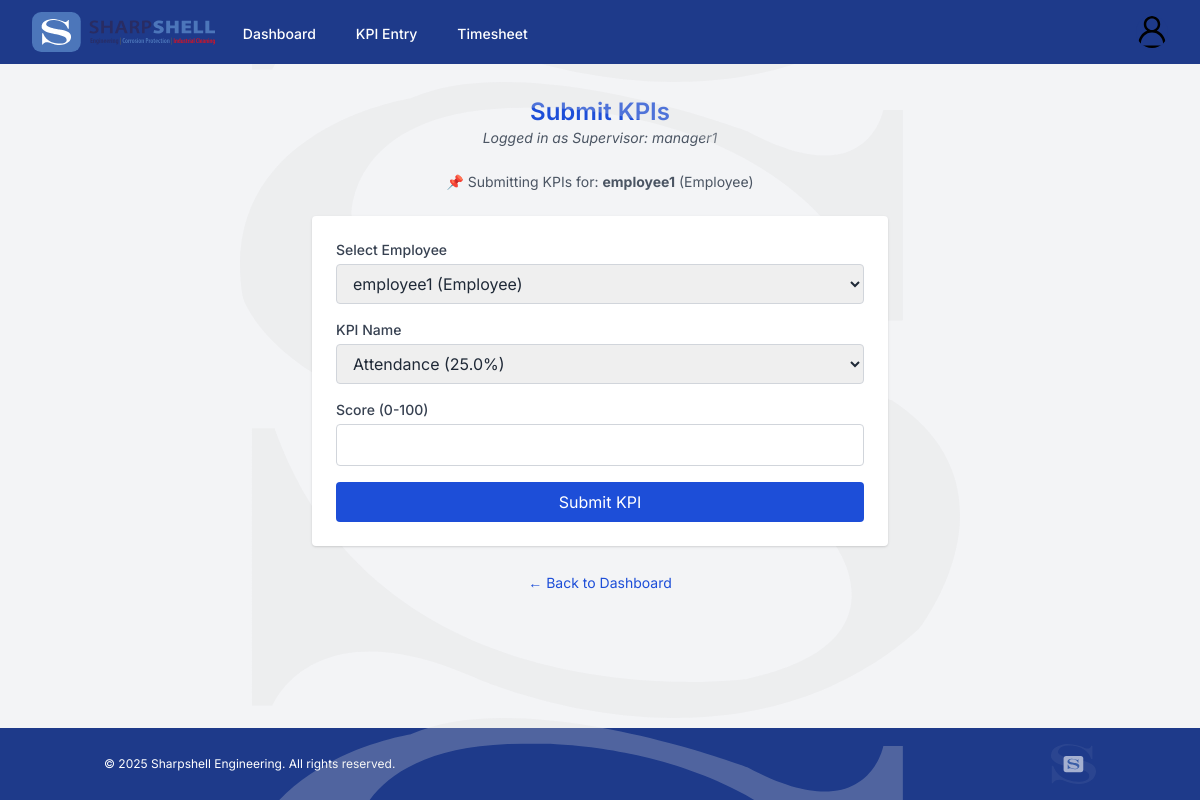
/kpi (signed in), run on the app's committed database.
### app/models.py (models this page shows)
class User(db.Model, UserMixin):
    id = db.Column(db.Integer, primary_key=True)
    username = db.Column(db.String(150), nullable=False, unique=True)
    password = db.Column(db.String(150), nullable=False)
    role = db.Column(db.String(50), nullable=False)  # 'admin', 'supervisor', 'employee', etc.

### app/routes.py (the view, shortened to what this page needs)
@main.route('/kpi', methods=['GET', 'POST'])
def kpi_entry():
    if 'user_id' not in session:
        return redirect(url_for('main.login'))
    role = session.get('role')
    user_id = session['user_id']
    username = session.get('username')
    is_supervisor = role in ['supervisor', 'hr', 'senior manager', 'admin']
    employees = []
    selected_user = None
    kpi_configs = []
    message = ""
    if is_supervisor:
        employees = User.query.filter(User.role.notin_(['admin', 'hr', 'supervisor'])).all()
        if request.method == 'POST' and 'employee_id' in request.form:
            selected_user_id = int(request.form.get('employee_id'))
            selected_user = User.query.get(selected_user_id)
        elif employees:
            selected_user = employees[0]  # default selection on GET if list not empty
    else:
        selected_user = User.query.get(user_id)
    if not selected_user:
        return render_template('error.html', message="❌ No employee selected or available."), 400
    selected_role = selected_user.role.lower()
    kpi_configs = KPIConfig.query.filter_by(role=selected_role).all()
    if not kpi_configs:
        return render_template('error.html', message=f"❌ No KPI configuration found for role: {selected_role}"), 400
    return render_template(
        'kpi.html',
        message=message,
        kpi_options={cfg.kpi_name: cfg.weight for cfg in kpi_configs},
        employees=employees,
        is_supervisor=is_supervisor,
        selected_user=selected_user
    )

### app/__init__.py (called while the page is built)
def create_app():
    app = Flask(__name__)
    app.secret_key = 'your-secret-key'
    base_dir = os.path.abspath(os.path.dirname(__file__))  # app/
    db_path = os.path.join(base_dir, '..', 'database', 'pms.sqlite')
    app.config['SQLALCHEMY_DATABASE_URI'] = f"sqlite:///{db_path}"
    app.config['SQLALCHEMY_TRACK_MODIFICATIONS'] = False
    app.jinja_env.globals.update(now=datetime.now)
    app.jinja_env.globals['now'] = datetime.utcnow
    @app.context_processor
    def inject_datetime():
        return {'datetime': datetime}
    db.init_app(app)
    Migrate(app, db)
    login_manager.init_app(app)
    login_manager.login_view = 'main.login'
    login_manager.login_message = "Please log in to access this page."
    app.register_blueprint(main_blueprint)
    return app

### app/templates/kpi.html (shortened to what this page needs)
{% extends 'base.html' %}
{% block content %}
<div class="text-center mb-6">
  <h2 class="text-2xl font-semibold text-blue-700">Submit KPIs<br></h2>
  {% if is_supervisor %}
    <p class="text-sm text-gray-600"><em>Logged in as Supervisor: {{ session['username'] }}</em><br><br></p>
    {% if selected_user %}
      <p class="text-gray-600 text-sm mt-1">📌 Submitting KPIs for: <strong>{{ selected_user.username }}</strong> ({{ selected_user.role|title }})</p>
    {% endif %}
  {% endif %}
</div>
<div class="max-w-xl mx-auto bg-white p-6 rounded shadow relative z-10">
  <form method="POST" class="space-y-4">
    {% if is_supervisor %}
      <div>
        <label for="employee_id" class="block text-sm font-medium text-gray-700">Select Employee</label>
        <select name="employee_id" id="employee_id" class="mt-1 block w-full border border-gray-300 rounded px-3 py-2">
          {% for emp in employees %}
            <option value="{{ emp.id }}" {% if selected_user and emp.id == selected_user.id %}selected{% endif %}>
              {{ emp.username }} ({{ emp.role|title }})
            </option>
          {% endfor %}
        </select>
      </div>
    {% endif %}
    <div>
      <label for="kpi_name" class="block text-sm font-medium text-gray-700">KPI Name</label>
      <select name="kpi_name" id="kpi_name" required class="mt-1 block w-full border border-gray-300 rounded px-3 py-2">
        {% for kpi, weight in kpi_options.items() %}
          <option value="{{ kpi }}">{{ kpi }} ({{ weight * 100 }}%)</option>
        {% endfor %}
      </select>
    </div>
    <div>
      <label for="score" class="block text-sm font-medium text-gray-700">Score (0-100)</label>
      <input type="number" name="score" id="score" min="0" max="100" required
             class="mt-1 block w-full border border-gray-300 rounded px-3 py-2">
    </div>
    <button type="submit" class="w-full bg-blue-700 text-white py-2 rounded hover:bg-blue-900">
      Submit KPI
    </button>
  </form>
</div>
<div class="text-center mt-6">
  <a href="{{ url_for('main.dashboard') }}" class="text-blue-700 text-sm hover:underline">← Back to Dashboard</a>
</div>
{% endblock %}

### app/templates/base.html (style rules this page uses)
body { font-family: 'Inter', sans-serif; }

### data on the page
User: username "manager1"
User: username "employee1", role "Employee"

### other printed values
form field employee_id "employee1 (Employee)"
form field kpi_name "Attendance (25.0%)"
